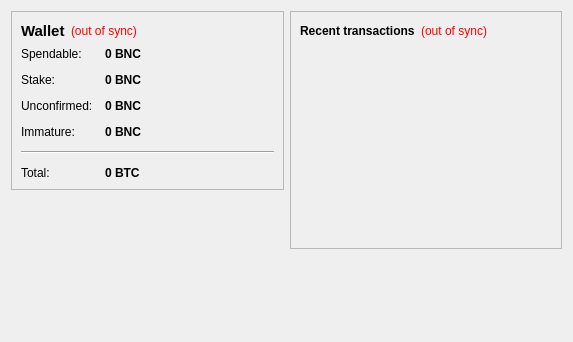
<?xml version="1.0" encoding="UTF-8"?>
<ui version="4.0">
 <class>OverviewPage</class>
 <widget class="QWidget" name="OverviewPage">
  <property name="geometry">
   <rect>
    <x>0</x>
    <y>0</y>
    <width>573</width>
    <height>342</height>
   </rect>
  </property>
  <property name="windowTitle">
   <string>Form</string>
  </property>
  <layout class="QHBoxLayout" name="horizontalLayout" stretch="1,1">
   <item>
    <layout class="QVBoxLayout" name="verticalLayout_2">
     <item>
      <widget class="QFrame" name="frame">
       <property name="frameShape">
        <enum>QFrame::StyledPanel</enum>
       </property>
       <property name="frameShadow">
        <enum>QFrame::Raised</enum>
       </property>
       <layout class="QVBoxLayout" name="verticalLayout_4">
        <item>
         <layout class="QHBoxLayout" name="horizontalLayout_4">
          <item>
           <widget class="QLabel" name="label_5">
            <property name="font">
             <font>
              <pointsize>11</pointsize>
              <weight>75</weight>
              <bold>true</bold>
             </font>
            </property>
            <property name="text">
             <string>Wallet</string>
            </property>
           </widget>
          </item>
          <item>
           <widget class="QLabel" name="labelWalletStatus">
            <property name="toolTip">
             <string>The displayed information may be out of date. Your wallet automatically synchronizes with the buynowcoin network after a connection is established, but this process has not completed yet.</string>
            </property>
            <property name="styleSheet">
             <string notr="true">QLabel { color: red; }</string>
            </property>
            <property name="text">
             <string notr="true">(out of sync)</string>
            </property>
            <property name="alignment">
             <set>Qt::AlignLeading|Qt::AlignLeft|Qt::AlignVCenter</set>
            </property>
           </widget>
          </item>
          <item>
           <spacer name="horizontalSpacer_2">
            <property name="orientation">
             <enum>Qt::Horizontal</enum>
            </property>
            <property name="sizeHint" stdset="0">
             <size>
              <width>40</width>
              <height>20</height>
             </size>
            </property>
           </spacer>
          </item>
         </layout>
        </item>
        <item>
         <layout class="QFormLayout" name="formLayout_2">
          <property name="fieldGrowthPolicy">
           <enum>QFormLayout::AllNonFixedFieldsGrow</enum>
          </property>
          <property name="horizontalSpacing">
           <number>12</number>
          </property>
          <property name="verticalSpacing">
           <number>12</number>
          </property>
          <item row="0" column="0">
           <widget class="QLabel" name="label">
            <property name="text">
             <string>Spendable:</string>
            </property>
           </widget>
          </item>
          <item row="0" column="1">
           <widget class="QLabel" name="labelBalance">
            <property name="font">
             <font>
              <weight>75</weight>
              <bold>true</bold>
             </font>
            </property>
            <property name="cursor">
             <cursorShape>IBeamCursor</cursorShape>
            </property>
            <property name="toolTip">
             <string>Your current spendable balance</string>
            </property>
            <property name="text">
             <string notr="true">0 BNC</string>
            </property>
            <property name="textInteractionFlags">
             <set>Qt::LinksAccessibleByMouse|Qt::TextSelectableByKeyboard|Qt::TextSelectableByMouse</set>
            </property>
           </widget>
          </item>
          <item row="1" column="0">
           <widget class="QLabel" name="label_6">
            <property name="text">
             <string>Stake:</string>
            </property>
           </widget>
          </item>
          <item row="1" column="1">
           <widget class="QLabel" name="labelStake">
            <property name="font">
             <font>
              <weight>75</weight>
              <bold>true</bold>
             </font>
            </property>
            <property name="cursor">
             <cursorShape>IBeamCursor</cursorShape>
            </property>
            <property name="toolTip">
             <string>Total of coins that was staked, and do not yet count toward the current balance</string>
            </property>
            <property name="text">
             <string notr="true">0 BNC</string>
            </property>
            <property name="textInteractionFlags">
             <set>Qt::LinksAccessibleByMouse|Qt::TextSelectableByKeyboard|Qt::TextSelectableByMouse</set>
            </property>
           </widget>
          </item>
          <item row="2" column="0">
           <widget class="QLabel" name="label_3">
            <property name="text">
             <string>Unconfirmed:</string>
            </property>
           </widget>
          </item>
          <item row="2" column="1">
           <widget class="QLabel" name="labelUnconfirmed">
            <property name="font">
             <font>
              <weight>75</weight>
              <bold>true</bold>
             </font>
            </property>
            <property name="cursor">
             <cursorShape>IBeamCursor</cursorShape>
            </property>
            <property name="toolTip">
             <string>Total of transactions that have yet to be confirmed, and do not yet count toward the current balance</string>
            </property>
            <property name="text">
             <string notr="true">0 BNC</string>
            </property>
            <property name="textInteractionFlags">
             <set>Qt::LinksAccessibleByMouse|Qt::TextSelectableByKeyboard|Qt::TextSelectableByMouse</set>
            </property>
           </widget>
          </item>
          <item row="3" column="0">
           <widget class="QLabel" name="labelImmatureText">
            <property name="text">
             <string>Immature:</string>
            </property>
           </widget>
          </item>
          <item row="3" column="1">
           <widget class="QLabel" name="labelImmature">
            <property name="font">
             <font>
              <weight>75</weight>
              <bold>true</bold>
             </font>
            </property>
            <property name="toolTip">
             <string>Mined balance that has not yet matured</string>
            </property>
            <property name="text">
             <string notr="true">0 BNC</string>
            </property>
            <property name="textInteractionFlags">
             <set>Qt::LinksAccessibleByMouse|Qt::TextSelectableByKeyboard|Qt::TextSelectableByMouse</set>
            </property>
           </widget>
          </item>
          <item row="4" column="0" colspan="2">
           <widget class="Line" name="line">
            <property name="orientation">
             <enum>Qt::Horizontal</enum>
            </property>
           </widget>
          </item>
          <item row="5" column="0">
           <widget class="QLabel" name="labelTotalText">
            <property name="text">
             <string>Total:</string>
            </property>
           </widget>
          </item>
          <item row="5" column="1">
           <widget class="QLabel" name="labelTotal">
            <property name="font">
             <font>
              <weight>75</weight>
              <bold>true</bold>
             </font>
            </property>
            <property name="cursor">
             <cursorShape>IBeamCursor</cursorShape>
            </property>
            <property name="toolTip">
             <string>Your current total balance</string>
            </property>
            <property name="text">
             <string notr="true">0 BTC</string>
            </property>
            <property name="textInteractionFlags">
             <set>Qt::LinksAccessibleByMouse|Qt::TextSelectableByKeyboard|Qt::TextSelectableByMouse</set>
            </property>
           </widget>
          </item>
         </layout>
        </item>
       </layout>
      </widget>
     </item>
     <item>
      <spacer name="verticalSpacer_3">
       <property name="orientation">
        <enum>Qt::Vertical</enum>
       </property>
       <property name="sizeHint" stdset="0">
        <size>
         <width>20</width>
         <height>40</height>
        </size>
       </property>
      </spacer>
     </item>
     <item>
      <widget class="QLabel" name="label_2">
       <property name="text">
        <string/>
       </property>
       <property name="pixmap">
        <pixmap resource="../bitcoin.qrc">:/images/backg</pixmap>
       </property>
       <property name="scaledContents">
        <bool>false</bool>
       </property>
       <property name="alignment">
        <set>Qt::AlignCenter</set>
       </property>
      </widget>
     </item>
     <item>
      <spacer name="verticalSpacer">
       <property name="orientation">
        <enum>Qt::Vertical</enum>
       </property>
       <property name="sizeHint" stdset="0">
        <size>
         <width>20</width>
         <height>40</height>
        </size>
       </property>
      </spacer>
     </item>
    </layout>
   </item>
   <item>
    <layout class="QVBoxLayout" name="verticalLayout_3">
     <item>
      <widget class="QFrame" name="frame_2">
       <property name="frameShape">
        <enum>QFrame::StyledPanel</enum>
       </property>
       <property name="frameShadow">
        <enum>QFrame::Raised</enum>
       </property>
       <layout class="QVBoxLayout" name="verticalLayout">
        <item>
         <layout class="QHBoxLayout" name="horizontalLayout_2">
          <item>
           <widget class="QLabel" name="label_4">
            <property name="text">
             <string>&lt;b&gt;Recent transactions&lt;/b&gt;</string>
            </property>
           </widget>
          </item>
          <item>
           <widget class="QLabel" name="labelTransactionsStatus">
            <property name="toolTip">
             <string>The displayed information may be out of date. Your wallet automatically synchronizes with the buynowcoin network after a connection is established, but this process has not completed yet.</string>
            </property>
            <property name="styleSheet">
             <string notr="true">QLabel { color: red; }</string>
            </property>
            <property name="text">
             <string notr="true">(out of sync)</string>
            </property>
            <property name="alignment">
             <set>Qt::AlignRight|Qt::AlignTrailing|Qt::AlignVCenter</set>
            </property>
           </widget>
          </item>
          <item>
           <spacer name="horizontalSpacer">
            <property name="orientation">
             <enum>Qt::Horizontal</enum>
            </property>
            <property name="sizeHint" stdset="0">
             <size>
              <width>40</width>
              <height>20</height>
             </size>
            </property>
           </spacer>
          </item>
         </layout>
        </item>
        <item>
         <widget class="QListView" name="listTransactions">
          <property name="styleSheet">
           <string notr="true">QListView { background: transparent; }</string>
          </property>
          <property name="frameShape">
           <enum>QFrame::NoFrame</enum>
          </property>
          <property name="verticalScrollBarPolicy">
           <enum>Qt::ScrollBarAlwaysOff</enum>
          </property>
          <property name="horizontalScrollBarPolicy">
           <enum>Qt::ScrollBarAlwaysOff</enum>
          </property>
          <property name="selectionMode">
           <enum>QAbstractItemView::NoSelection</enum>
          </property>
         </widget>
        </item>
       </layout>
      </widget>
     </item>
     <item>
      <spacer name="verticalSpacer_2">
       <property name="orientation">
        <enum>Qt::Vertical</enum>
       </property>
       <property name="sizeHint" stdset="0">
        <size>
         <width>20</width>
         <height>40</height>
        </size>
       </property>
      </spacer>
     </item>
    </layout>
   </item>
  </layout>
 </widget>
 <resources>
  <include location="../bitcoin.qrc"/>
 </resources>
 <connections/>
</ui>
